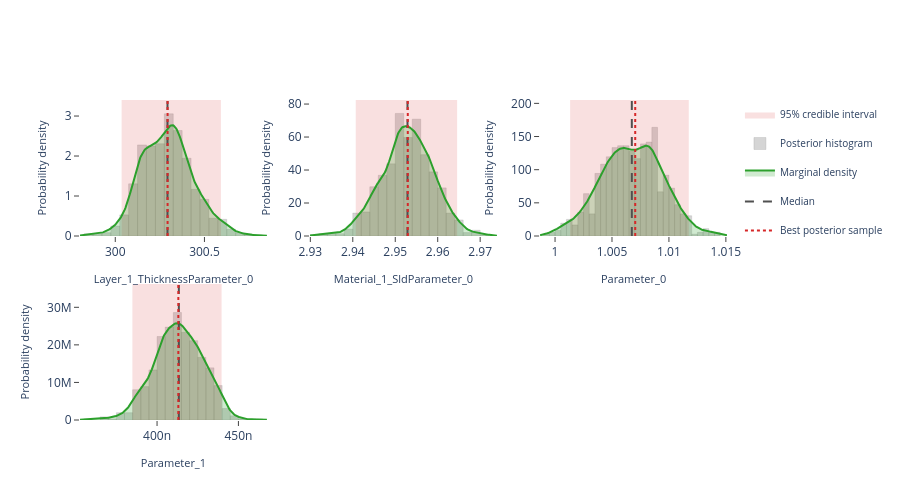

Source (notebook cell):
### Markdown cell above
## Interactive posterior plots

The next three cells render the same Plotly figures that are shown on the
Bayesian Posterior tab of the EasyReflectometryApp:

* **Marginals** — per-parameter distribution: histogram + smooth KDE marginal,
  shaded 95% credible interval, and median / best-sample lines
  (`plot_distribution` or `posterior.distribution()`)
* **Corner plot** — pairwise marginals + 2-D contours + scatter (`plot_corner`)
* **Traces** — per-chain trace + marginal histogram (`plot_trace`)

The standalone helpers are called with ``return_figure=True`` so they return a
Plotly ``Figure`` that we render in the notebook with ``fig.show()``; the
``PosteriorResults`` methods return the figure directly.

### Code cell
# ---- Marginal posterior distributions ---------------------------------------
# One panel per free parameter, each overlaying the posterior histogram, a
# smooth Gaussian-KDE marginal, the shaded 95% credible interval, and the
# median / best-sample reference lines.  Mirrors the "Marginals" sub-tab in
# the EasyReflectometryApp.

# The PosteriorResults method passes ``logp`` through automatically so the
# best posterior sample (MAP) line is drawn:
fig = posterior.distribution()
fig.show()

# Standalone equivalent (pass ``logp`` to get the best-sample line):
# fig = plot_distribution(
#     posterior.draws,
#     posterior.param_names,
#     logp=posterior.logp,
#     return_figure=True,
# )
# fig.show()

### Figure 1 — Plotly figure (JSON) as saved in the notebook; plotly's stock layout.template omitted (floating-point values rounded to 4 significant figures; data arrays with more than 128 entries replaced by an {"elided": "..."} marker saying what was removed)
{"data": [{"fill": "toself", "fillcolor": "rgba(214, 39, 40, 0.14)", "hoverinfo": "skip", "legendgroup": "95% credible interval", "line": {"color": "rgba(214, 39, 40, 0.14)", "width": 0}, "mode": "lines", "name": "95% credible interval", "showlegend": true, "type": "scatter", "x": [300.0, 300.6, 300.6, 300.0, 300.0], "xaxis": "x", "y": [0.0, 0.0, 3.401, 3.401, 0.0], "yaxis": "y"}, {"histnorm": "probability density", "hovertemplate": "sample=%{x:.4f}<br>density: %{y:.2f}<extra></extra>", "legendgroup": "histogram", "marker": {"color": "rgba(120, 120, 120, 0.38)", "line": {"color": "rgba(120, 120, 120, 0.24)", "width": 1}}, "name": "Posterior histogram", "nbinsx": 40, "opacity": 0.82, "showlegend": true, "type": "histogram", "x": {"elided": "720 float values"}, "xaxis": "x", "yaxis": "y"}, {"fill": "tozeroy", "fillcolor": "rgba(44, 160, 44, 0.22)", "hovertemplate": "Layer_1_ThicknessParameter_0: %{x:.4f}<br>density: %{y:.4f}<extra></extra>", "legendgroup": "marginal", "line": {"color": "rgb(44, 160, 44)", "width": 2}, "mode": "lines", "name": "Marginal density", "showlegend": true, "type": "scatter", "x": {"elided": "256 float values"}, "xaxis": "x", "y": {"elided": "256 float values"}, "yaxis": "y"}, {"hovertemplate": "Median: %{x:.4f}<extra></extra>", "legendgroup": "Median", "line": {"color": "rgb(80, 80, 80)", "dash": "dash", "width": 2}, "mode": "lines", "name": "Median", "showlegend": true, "type": "scatter", "x": [300.3, 300.3], "xaxis": "x", "y": [0.0, 3.401], "yaxis": "y"}, {"hovertemplate": "Best posterior sample: %{x:.4f}<extra></extra>", "legendgroup": "Best posterior sample", "line": {"color": "rgb(214, 39, 40)", "dash": "dot", "width": 2}, "mode": "lines", "name": "Best posterior sample", "showlegend": true, "type": "scatter", "x": [300.3, 300.3], "xaxis": "x", "y": [0.0, 3.401], "yaxis": "y"}, {"fill": "toself", "fillcolor": "rgba(214, 39, 40, 0.14)", "hoverinfo": "skip", "legendgroup": "95% credible interval", "line": {"color": "rgba(214, 39, 40, 0.14)", "width": 0}, "mode": "lines", "name": "95% credible interval", "showlegend": false, "type": "scatter", "x": [2.941, 2.965, 2.965, 2.941, 2.941], "xaxis": "x2", "y": [0.0, 0.0, 82.46, 82.46, 0.0], "yaxis": "y2"}, {"histnorm": "probability density", "hovertemplate": "sample=%{x:.4f}<br>density: %{y:.2f}<extra></extra>", "legendgroup": "histogram", "marker": {"color": "rgba(120, 120, 120, 0.38)", "line": {"color": "rgba(120, 120, 120, 0.24)", "width": 1}}, "name": "Posterior histogram", "nbinsx": 40, "opacity": 0.82, "showlegend": false, "type": "histogram", "x": {"elided": "720 float values"}, "xaxis": "x2", "yaxis": "y2"}, {"fill": "tozeroy", "fillcolor": "rgba(44, 160, 44, 0.22)", "hovertemplate": "Material_1_SldParameter_0: %{x:.4f}<br>density: %{y:.4f}<extra></extra>", "legendgroup": "marginal", "line": {"color": "rgb(44, 160, 44)", "width": 2}, "mode": "lines", "name": "Marginal density", "showlegend": false, "type": "scatter", "x": {"elided": "256 float values"}, "xaxis": "x2", "y": {"elided": "256 float values"}, "yaxis": "y2"}, {"hovertemplate": "Median: %{x:.4f}<extra></extra>", "legendgroup": "Median", "line": {"color": "rgb(80, 80, 80)", "dash": "dash", "width": 2}, "mode": "lines", "name": "Median", "showlegend": false, "type": "scatter", "x": [2.953, 2.953], "xaxis": "x2", "y": [0.0, 82.46], "yaxis": "y2"}, {"hovertemplate": "Best posterior sample: %{x:.4f}<extra></extra>", "legendgroup": "Best posterior sample", "line": {"color": "rgb(214, 39, 40)", "dash": "dot", "width": 2}, "mode": "lines", "name": "Best posterior sample", "showlegend": false, "type": "scatter", "x": [2.953, 2.953], "xaxis": "x2", "y": [0.0, 82.46], "yaxis": "y2"}, {"fill": "toself", "fillcolor": "rgba(214, 39, 40, 0.14)", "hoverinfo": "skip", "legendgroup": "95% credible interval", "line": {"color": "rgba(214, 39, 40, 0.14)", "width": 0}, "mode": "lines", "name": "95% credible interval", "showlegend": false, "type": "scatter", "x": [1.001, 1.012, 1.012, 1.001, 1.001], "xaxis": "x3", "y": [0.0, 0.0, 205.1, 205.1, 0.0], "yaxis": "y3"}, {"histnorm": "probability density", "hovertemplate": "sample=%{x:.4f}<br>density: %{y:.2f}<extra></extra>", "legendgroup": "histogram", "marker": {"color": "rgba(120, 120, 120, 0.38)", "line": {"color": "rgba(120, 120, 120, 0.24)", "width": 1}}, "name": "Posterior histogram", "nbinsx": 40, "opacity": 0.82, "showlegend": false, "type": "histogram", "x": {"elided": "720 float values"}, "xaxis": "x3", "yaxis": "y3"}, {"fill": "tozeroy", "fillcolor": "rgba(44, 160, 44, 0.22)", "hovertemplate": "Parameter_0: %{x:.4f}<br>density: %{y:.4f}<extra></extra>", "legendgroup": "marginal", "line": {"color": "rgb(44, 160, 44)", "width": 2}, "mode": "lines", "name": "Marginal density", "showlegend": false, "type": "scatter", "x": {"elided": "256 float values"}, "xaxis": "x3", "y": {"elided": "256 float values"}, "yaxis": "y3"}, {"hovertemplate": "Median: %{x:.4f}<extra></extra>", "legendgroup": "Median", "line": {"color": "rgb(80, 80, 80)", "dash": "dash", "width": 2}, "mode": "lines", "name": "Median", "showlegend": false, "type": "scatter", "x": [1.007, 1.007], "xaxis": "x3", "y": [0.0, 205.1], "yaxis": "y3"}, {"hovertemplate": "Best posterior sample: %{x:.4f}<extra></extra>", "legendgroup": "Best posterior sample", "line": {"color": "rgb(214, 39, 40)", "dash": "dot", "width": 2}, "mode": "lines", "name": "Best posterior sample", "showlegend": false, "type": "scatter", "x": [1.007, 1.007], "xaxis": "x3", "y": [0.0, 205.1], "yaxis": "y3"}, {"fill": "toself", "fillcolor": "rgba(214, 39, 40, 0.14)", "hoverinfo": "skip", "legendgroup": "95% credible interval", "line": {"color": "rgba(214, 39, 40, 0.14)", "width": 0}, "mode": "lines", "name": "95% credible interval", "showlegend": false, "type": "scatter", "x": [3.849e-07, 4.397e-07, 4.397e-07, 3.849e-07, 3.849e-07], "xaxis": "x4", "y": [0.0, 0.0, 36200000.0, 36200000.0, 0.0], "yaxis": "y4"}, {"histnorm": "probability density", "hovertemplate": "sample=%{x:.4f}<br>density: %{y:.2f}<extra></extra>", "legendgroup": "histogram", "marker": {"color": "rgba(120, 120, 120, 0.38)", "line": {"color": "rgba(120, 120, 120, 0.24)", "width": 1}}, "name": "Posterior histogram", "nbinsx": 40, "opacity": 0.82, "showlegend": false, "type": "histogram", "x": {"elided": "720 float values"}, "xaxis": "x4", "yaxis": "y4"}, {"fill": "tozeroy", "fillcolor": "rgba(44, 160, 44, 0.22)", "hovertemplate": "Parameter_1: %{x:.4f}<br>density: %{y:.4f}<extra></extra>", "legendgroup": "marginal", "line": {"color": "rgb(44, 160, 44)", "width": 2}, "mode": "lines", "name": "Marginal density", "showlegend": false, "type": "scatter", "x": {"elided": "256 float values"}, "xaxis": "x4", "y": {"elided": "256 float values"}, "yaxis": "y4"}, {"hovertemplate": "Median: %{x:.4f}<extra></extra>", "legendgroup": "Median", "line": {"color": "rgb(80, 80, 80)", "dash": "dash", "width": 2}, "mode": "lines", "name": "Median", "showlegend": false, "type": "scatter", "x": [4.134e-07, 4.134e-07], "xaxis": "x4", "y": [0.0, 36200000.0], "yaxis": "y4"}, {"hovertemplate": "Best posterior sample: %{x:.4f}<extra></extra>", "legendgroup": "Best posterior sample", "line": {"color": "rgb(214, 39, 40)", "dash": "dot", "width": 2}, "mode": "lines", "name": "Best posterior sample", "showlegend": false, "type": "scatter", "x": [4.131e-07, 4.131e-07], "xaxis": "x4", "y": [0.0, 36200000.0], "yaxis": "y4"}], "layout": {"barmode": "overlay", "height": 500, "legend": {"font": {"size": 10}}, "plot_bgcolor": "white", "showlegend": true, "xaxis": {"anchor": "y", "domain": [0.0, 0.2889], "range": [299.8, 300.9], "showgrid": false, "ticks": "outside", "title": {"font": {"size": 11}, "text": "Layer_1_ThicknessParameter_0"}, "zeroline": false}, "xaxis2": {"anchor": "y2", "domain": [0.3556, 0.6444], "range": [2.93, 2.974], "showgrid": false, "ticks": "outside", "title": {"font": {"size": 11}, "text": "Material_1_SldParameter_0"}, "zeroline": false}, "xaxis3": {"anchor": "y3", "domain": [0.7111, 1.0], "range": [0.9987, 1.015], "showgrid": false, "ticks": "outside", "title": {"font": {"size": 11}, "text": "Parameter_0"}, "zeroline": false}, "xaxis4": {"anchor": "y4", "domain": [0.0, 0.2889], "range": [3.526e-07, 4.675e-07], "showgrid": false, "ticks": "outside", "title": {"font": {"size": 11}, "text": "Parameter_1"}, "zeroline": false}, "xaxis5": {"anchor": "y5", "domain": [0.3556, 0.6444], "showgrid": false, "ticks": "outside", "zeroline": false}, "xaxis6": {"anchor": "y6", "domain": [0.7111, 1.0], "showgrid": false, "ticks": "outside", "zeroline": false}, "yaxis": {"anchor": "x", "domain": [0.575, 1.0], "range": [0.0, 3.401], "showgrid": false, "ticks": "outside", "title": {"font": {"size": 11}, "text": "Probability density"}, "zeroline": false}, "yaxis2": {"anchor": "x2", "domain": [0.575, 1.0], "range": [0.0, 82.46], "showgrid": false, "ticks": "outside", "title": {"font": {"size": 11}, "text": "Probability density"}, "zeroline": false}, "yaxis3": {"anchor": "x3", "domain": [0.575, 1.0], "range": [0.0, 205.1], "showgrid": false, "ticks": "outside", "title": {"font": {"size": 11}, "text": "Probability density"}, "zeroline": false}, "yaxis4": {"anchor": "x4", "domain": [0.0, 0.425], "range": [0.0, 36200000.0], "showgrid": false, "ticks": "outside", "title": {"font": {"size": 11}, "text": "Probability density"}, "zeroline": false}, "yaxis5": {"anchor": "x5", "domain": [0.0, 0.425], "showgrid": false, "ticks": "outside", "zeroline": false}, "yaxis6": {"anchor": "x6", "domain": [0.0, 0.425], "showgrid": false, "ticks": "outside", "zeroline": false}}}
